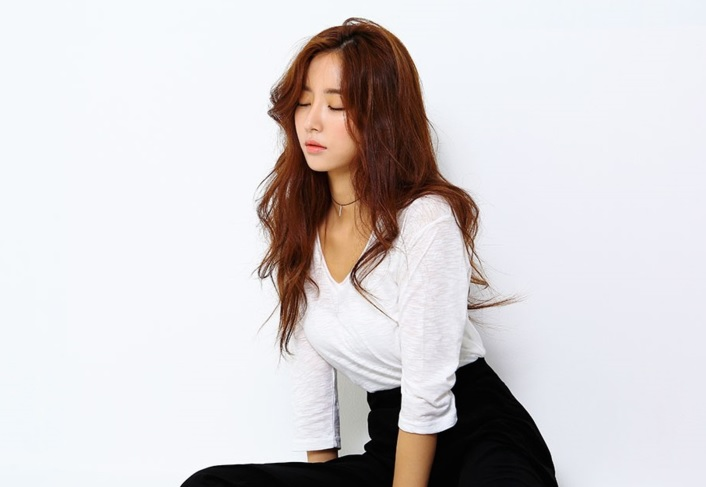
#> input picture OpenCV/images/model.jpg, 706 x 487 px, found by its file name
$ python Ex7-3.SeperateImgChannel.py
#> lines starting #> are read from the running program, lines starting #| are printed output that depends on the picture
import numpy as np
import cv2

img = cv2.imread('E:/Python_Study/OpenCV/images/model.jpg')
#> img is the input picture: shape (487, 706, 3); mean B, G, R 210.6, 209.1, 213
cv2.imshow('original', img)

b,g,r = cv2.split(img)
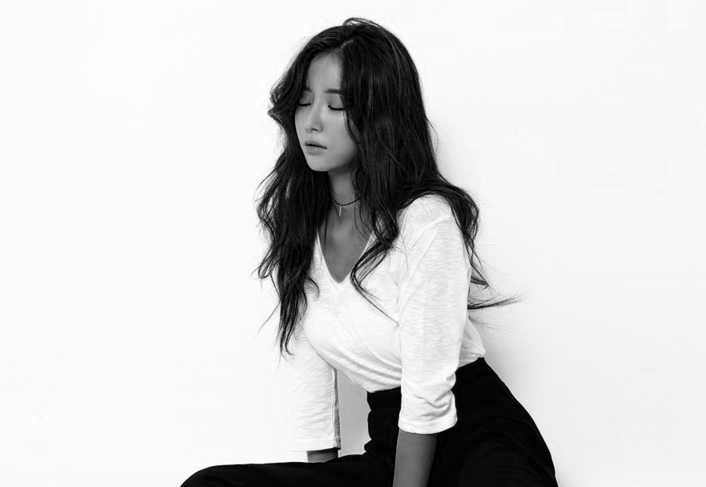
#> b: shape (487, 706); min 0, max 255, mean 210.6
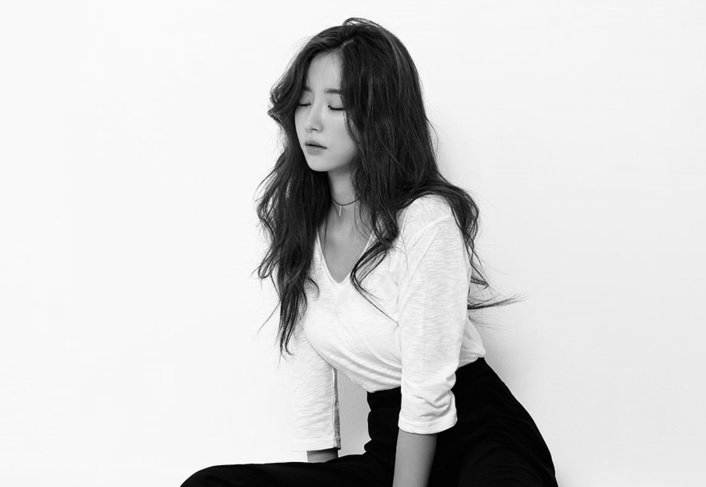
#> g: shape (487, 706); min 0, max 255, mean 209.1
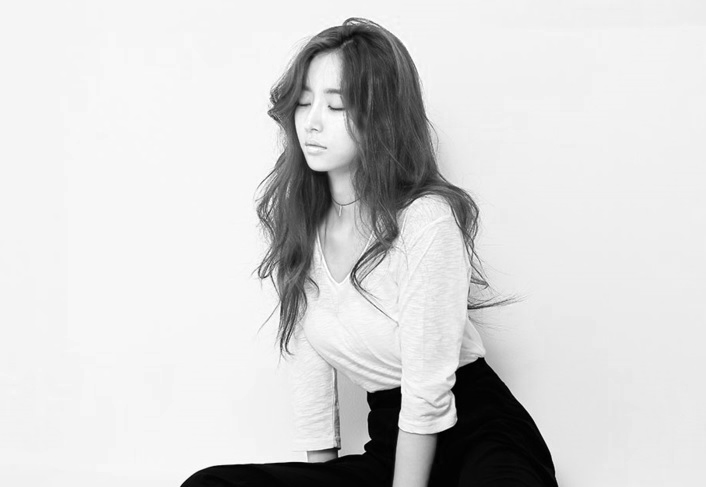
#> r: shape (487, 706); min 0, max 255, mean 213

cv2.imshow('blue channel', b)
cv2.imshow('green channel', g)
cv2.imshow('red channel', r)

cv2.waitKey(0)
cv2.destroyAllWindows()
